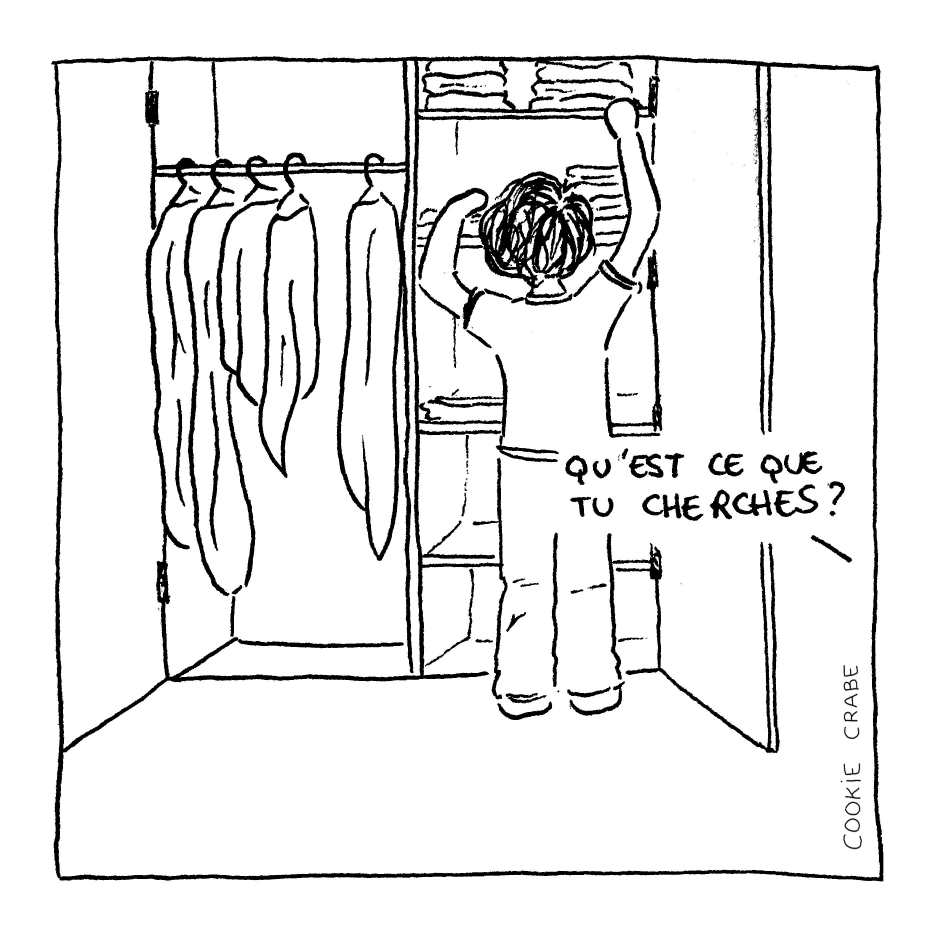
#> input picture processed/plaidpenche/1.jpg, 2800 x 2800 px (shown at 1/3 size)
$ python -i main.py   (imports and definitions only)
#> lines starting #> are read from the running program, lines starting #| are printed output that depends on the picture; long printed decimals are rounded
### imageTools.py
# à commenter
from scipy.ndimage import gaussian_filter
# load and show an image with Pillow
from PIL import Image
import numpy as np
# Open the image form working directory


def relu(x):
    """linear function between 90/255 and 1"""
    return 255/165*x-90/165


def sharpenImage(imagePIL, imageGPIL, amount=0.75, sigma=15):
    imageG = np.array(imageGPIL)/255
    image = np.array(imagePIL)/255
    blurredGImage = gaussian_filter(imageG, sigma)
    sub = imageG - blurredGImage
    sub3 = np.stack([sub, sub, sub], axis=2)*amount
    image = (image + sub3)*255
    image[image > 255] = 255
    image[image < 0] = 0
    return image


# [5 lines left out: function post_process, not called in this run]

### square_edge_detection.py
# load and show an image with Pillow
from PIL import Image
import numpy as np
from imageTools import sharpenImage

# to load the list of files
from os import listdir
from os.path import isfile, join

def isBlack(arr):
    var = int(arr[0])+int(arr[1])+int(arr[2])
    return (var<320) and arr[0]<120 and arr[1]<120 and arr[2]<120

def isWhite(arr):
    var = int(arr[0])+int(arr[1])+int(arr[2])
    return (var>500)

def transX(sX, x):
    return x*sX

def transY(sY, y):
    return y*sY

# [7 lines left out: function isCorner, not called in this run]

"""imagePIL = Image.open(imgName)
imageGPIL = imagePIL.convert('L')

# get the size of the image
width = imagePIL.size[0]
height = imagePIL.size[1]

# matrixize and sharpen the image
#image = sharpenImage(imagePIL, imageGPIL, 0.75, 15)
image = np.array(imagePIL)
# find the real dimensions
# on commence par le haut au milieu, on cherche le premier pixel noir
found = False
mid = width//2
maxI = 0
i = 100
while not found and i < height:
    if isBlack(image[i][mid]):
        j = -round(width/40)
        stop = False
        while not stop and j<round(width/40):
            foundJ = False
            varI = -round(height/50)
            while not foundJ and varI < round(height/50):
                foundJ = isBlack(image[i+varI][mid+j])
                varI += 1
            stop = not foundJ #si on a pas trouvé de noir dans le rectangle, c'est pas un trait du carré
            if foundJ:
                maxI = i
            j += 1
        if not stop:
            found = True
    i += 1

upperThreshold = maxI - 172
print('upper : '+str(maxI))

found = False
maxI = 0
i = height - 101
while not found and i > upperThreshold + 100:
    if isBlack(image[i][mid]):
        j = -round(width/40)
        stop = False
        while not stop and j<round(width/40):
            foundJ = False
            varI = -round(height/50)
            while not foundJ and varI < round(height/50):
                foundJ = isBlack(image[i+varI][mid+j])
                varI += 1
            stop = not foundJ #si on a pas trouvé de noir dans le rectangle, c'est pas un trait du carré
            if foundJ:
                maxI = i
            j += 1
        if not stop:
            found = True
    i -= 1

lowerThreshold = maxI + 172
print('lower : '+str(maxI))

found = False
mid = height//2
maxJ = 0
j = 100
while not found and j < width:
    if isBlack(image[mid][j]):
        i = -round(height/40)
        stop = False
        while not stop and i<round(height/40):
            foundI = False
            varJ = -round(width/50)
            while not foundI and varJ < round(width/50):
                foundI = isBlack(image[mid+i][j+varJ])
                varJ += 1
            stop = not foundI #si on a pas trouvé de noir dans le rectangle, c'est pas un trait du carré
            if stop:
                print('missed')
                print(mid+i)
            if foundI:
                maxJ = j
            i += 1
        if not stop:
            found = True
    j += 1

leftThreshold = maxJ - 172
print('left : '+str(maxJ))

found = False
maxJ = 0
j = width-101
while not found and j > leftThreshold + 100:
    if isBlack(image[mid][j]):
        i = -round(height/40)
        stop = False
        while not stop and i<round(height/40):
            foundI = False
            varJ = -round(width/50)
            while not foundI and varJ < round(width/50):
                foundI = isBlack(image[mid+i][j+varJ])
                varJ += 1
            stop = not foundI #si on a pas trouvé de noir dans le rectangle, c'est pas un trait du carré
            if stop:
                print('missed')
                print(mid+i)
            if foundI:
                maxJ = j
            i += 1
        if not stop:
            found = True
    j -= 1

rightThreshold = maxJ + 172
print('right : '+str(maxJ))"""

# Coin supérieur gauche
def left_top_edge(image, upperThreshold, width):
    """ runs along the cartoon strokes to find the left top edge """
    i = upperThreshold + 172
    j = width//2
    corner = False
    while not corner:
        while isBlack(image[i][j]):
            j -= 1
        up = 0
        for varI in range(1,11):
            up += int(isBlack(image[i-varI][j]))

        down = 0
        for varI in range(1,11):
            down += int(isBlack(image[i+varI][j]))

        left = 0
        for varI in range(-5,6):
            for varJ in range(1,6):
                left += int(isBlack(image[i+varI][j-varJ]))

        if left < 10:
            corner = True
        if up >= down:
            i -= up//2
        else:
            i += down//2
    print(i, j-1)
    return [i, j-1]

# Coin supérieur droit
def right_top_edge(image, upperThreshold, width):
    """ runs along the cartoon strokes to find the right top edge """
    i = upperThreshold + 172
    j = width//2
    corner = False
    while not corner:
        while isBlack(image[i][j]):
            j += 1
        up = 0
        for varI in range(1,11):
            up += int(isBlack(image[i-varI][j]))

        down = 0
        for varI in range(1,11):
            down += int(isBlack(image[i+varI][j]))

        right = 0
        for varI in range(-5,6):
            for varJ in range(1,6):
                right += int(isBlack(image[i+varI][j+varJ]))

        if right < 10:
            corner = True
        if up >= down:
            i -= up//2
        else:
            i += down//2
    print(i, j+1)
    return [i, j+1]

# Coin inférieur gauche
def left_low_edge(image, lowerThreshold, width):
    """ runs along the cartoon strokes to find the left low edge """
    i = lowerThreshold - 172
    j = width//2
    corner = False
    while not corner:
        while isBlack(image[i][j]):
            j -= 1
        up = 0
        for varI in range(1,11):
            up += int(isBlack(image[i-varI][j]))

        down = 0
        for varI in range(1,11):
            down += int(isBlack(image[i+varI][j]))

        left = 0
        for varI in range(-5,6):
            for varJ in range(1,6):
                left += int(isBlack(image[i+varI][j-varJ]))

        if left < 10:
            corner = True
        if up >= down:
            i -= up//2
        else:
            i += down//2
    print(i, j-1)
    return [i, j-1]

# Coin inférieur droit
def right_low_edge(image, lowerThreshold, width):
    """ runs along the cartoon strokes to find the right low edge """
    i = lowerThreshold - 172
    j = width//2
    corner = False
    while not corner:
        while isBlack(image[i][j]):
            j += 1
        up = 0
        for varI in range(1,11):
            up += int(isBlack(image[i-varI][j]))

        down = 0
        for varI in range(1,11):
            down += int(isBlack(image[i+varI][j]))

        right = 0
        for varI in range(-5,6):
            for varJ in range(1,6):
                right += int(isBlack(image[i+varI][j+varJ]))

        if right < 10:
            corner = True
        if up >= down:
            i -= up//2
        else:
            i += down//2
    print(i, j+1)
    return [i, j+1]


# [14 lines left out: function intersection_right, not called in this run]

### main.py
#   ***gérer quand pas assez de largeur autour de l'image***
#   améliorer l'interface graphique
#   mettre l'interface graphique dans un autre fichier
#   import tkinter as tk
#   rotation de la photo suivant plusieurs angles
#   moyenne des traits du bord, min et max, noircir le trait à fond
#   créer un exécutable
#   Baisser la signature

# load and show an image with Pillow
from PIL import Image
import numpy as np
from imageTools import sharpenImage, post_process
from square_edge_detection import left_low_edge, left_top_edge, right_low_edge, right_top_edge, intersection_right
# to load the list of files
from os import listdir
from os.path import isfile, join

#imgName = imgNameInput.get()
seriesName = 'plaidpenche'


def isBlack(arr):
    var = int(arr[0])+int(arr[1])+int(arr[2])
    return (var < 320) and arr[0] < 120 and arr[1] < 120 and arr[2] < 120


def isWhite(arr):
    var = int(arr[0])+int(arr[1])+int(arr[2])
    return (var > 500)


def transX(sX, x):
    return x*sX


def transY(sY, y):
    return y*sY


# [39 lines left out: function instaPrep, not called in this run]


def digitalizeImage(imgName, ROTATION=True):
#> called with imgName = 'processed/plaidpenche/1.jpg', ROTATION = True
    if ROTATION:
        print('Tentative de rotation')
    # Open the image form working directory
    imagePIL = Image.open(imgName)
#> imagePIL is the input picture: PIL image 2800x2800 RGB; mean R, G, B 232.7, 232.8, 232.8
    imageGPIL = imagePIL.convert('L')

    # get the size of the image
    width = imagePIL.size[0]
    height = imagePIL.size[1]

    # matrixize and sharpen the image
    image = sharpenImage(imagePIL, imageGPIL, 0.75, 15)
#> in sharpenImage, `blurredGImage = gaussian_filter(imageG, sigma)`:
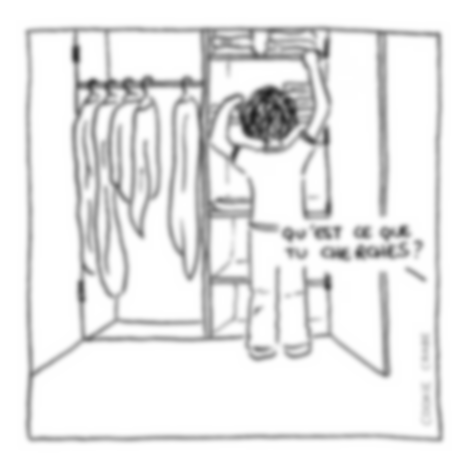
#> blurredGImage: shape (2800, 2800) float64 (shown at 1/6 size); min 0.133, max 1, mean 0.913
#> in sharpenImage, `sub = imageG - blurredGImage`:
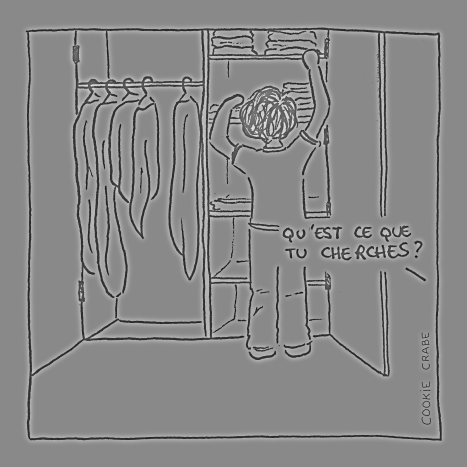
#> sub: shape (2800, 2800) float64 (shown at 1/6 size); min -0.995, max 0.856, mean -2.75e-16; drawn with min black and max white
#> in sharpenImage, `image = (image + sub3)*255`:
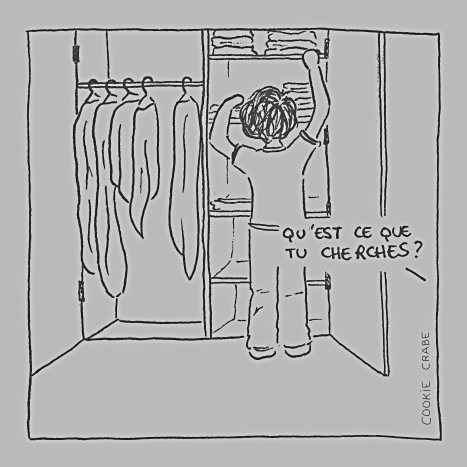
#> image: shape (2800, 2800, 3) float64 (shown at 1/6 size); mean R, G, B 232.7, 232.8, 232.8; drawn with min black and max white
#> in sharpenImage, `image[image > 255] = 255`:
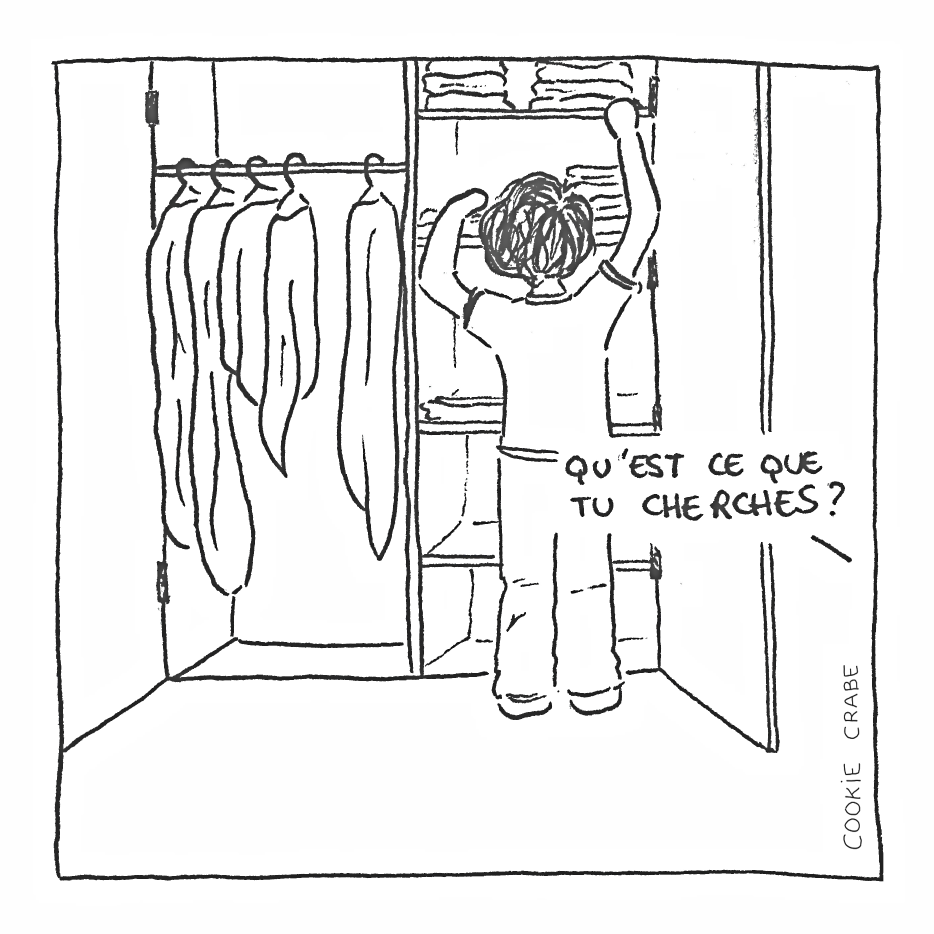
#> image: shape (2800, 2800, 3) float64 (shown at 1/3 size); mean R, G, B 222.7, 222.7, 222.7; drawn with min black and max white

    # find the square
    # on commence par le haut au milieu, on cherche le premier pixel noir
    found = False
    mid = width//2
    maxI = 0
    i = 100
    while not found and i < height:
        if isBlack(image[i][mid]):
            j = -round(width/40)
            stop = False
            while not stop and j < round(width/40):
                foundJ = False
                varI = -round(height/50)
                while not foundJ and varI < round(height/50):
                    foundJ = isBlack(image[i+varI][mid+j])
                    varI += 1
                # si on a pas trouvé de noir dans le rectangle, c'est pas un trait du carré
                stop = not foundJ
                if foundJ:
                    maxI = i
                j += 1
            if not stop:
                found = True
        i += 1
#> this loop made 71 passes
#> found on pass 71: True
#> after the loop, i = 171

    upperThreshold = maxI - 172

    found = False
    maxI = 0
    i = height - 101
    while not found and i > upperThreshold + 100:
        if isBlack(image[i][mid]):
            j = -round(width/40)
            stop = False
            while not stop and j < round(width/40):
                foundJ = False
                varI = -round(height/50)
                while not foundJ and varI < round(height/50):
                    foundJ = isBlack(image[i+varI][mid+j])
                    varI += 1
                # si on a pas trouvé de noir dans le rectangle, c'est pas un trait du carré
                stop = not foundJ
                if foundJ:
                    maxI = i
                j += 1
            if not stop:
                found = True
        i -= 1
#> this loop made 71 passes
#> after the loop, i = 2628
    lowerThreshold = maxI + 172

    found = False
    mid = height//2
    maxJ = 0
    j = 100
    while not found and j < width:
        if isBlack(image[mid][j]):
            i = -round(height/40)
            stop = False
            while not stop and i < round(height/40):
                foundI = False
                varJ = -round(width/50)
                while not foundI and varJ < round(width/50):
                    foundI = isBlack(image[mid+i][j+varJ])
                    varJ += 1
                # si on a pas trouvé de noir dans le rectangle, c'est pas un trait du carré
                stop = not foundI
                if stop:
                    print('missed')
                    print(mid+i)
                if foundI:
                    maxJ = j
                i += 1
            if not stop:
                found = True
        j += 1
#> this loop made 76 passes
#> after the loop, j = 176
    leftThreshold = maxJ - 172

    found = False
    maxJ = 0
    j = width-101
    while not found and j > leftThreshold + 100:
        if isBlack(image[mid][j]):
            i = -round(height/40)
            stop = False
            while not stop and i < round(height/40):
                foundI = False
                varJ = -round(width/50)
                while not foundI and varJ < round(width/50):
                    foundI = isBlack(image[mid+i][j+varJ])
                    varJ += 1
                # si on a pas trouvé de noir dans le rectangle, c'est pas un trait du carré
                stop = not foundI
                if stop:
                    print('missed')
                    print(mid+i)
                if foundI:
                    maxJ = j
                i += 1
            if not stop:
                found = True
        j -= 1
#> this loop made 72 passes
#> after the loop, j = 2627
    rightThreshold = maxJ + 172

    # Find the edges
    leftTopEdge = left_top_edge(image, upperThreshold, width)
#> the loop in left_top_edge, `while not corner:` made 4 passes
#> i on passes 1 to 2: 175, 180
#| 186 154
    rightTopEdge = right_top_edge(image, upperThreshold, width)
#| 209 2639
    rightLowerEdge = right_low_edge(image, lowerThreshold, width)
#| 2635 2651
    leftLowerEdge = left_low_edge(image, lowerThreshold, width)
#| 2625 171

    upper_length = ((leftTopEdge[0]-rightTopEdge[0])
                    ** 2+(leftTopEdge[1]-rightTopEdge[1])**2)**(1/2)
    lower_length = ((leftLowerEdge[0]-rightLowerEdge[0])
                    ** 2+(leftLowerEdge[1]-rightLowerEdge[1])**2)**(1/2)
    left_length = ((leftTopEdge[0]-leftLowerEdge[0])
                   ** 2+(leftTopEdge[1]-leftLowerEdge[1])**2)**(1/2)
    right_length = ((rightLowerEdge[0]-rightTopEdge[0])
                    ** 2+(rightLowerEdge[1]-rightTopEdge[1])**2)**(1/2)

    print('longueur côté haut : '+str(upper_length)+' pixels')
#| longueur côté haut : 2485.106 pixels
    print('longueur côté bas : '+str(lower_length)+' pixels')
#| longueur côté bas : 2480.020 pixels
    print('longueur côté gauche : '+str(left_length)+' pixels')
#| longueur côté gauche : 2439.059 pixels
    print('longueur côté droite : '+str(right_length)+' pixels')
#| longueur côté droite : 2426.030 pixels

    # Rotation
    # On considère la droite passant par les deux coins droits et on cherche son intersection avec l'horizontale passant par le coin en bas à gauche
    if ROTATION:
        # Right Lower Edge Angle
        i_A = leftLowerEdge[0]
        i_C = rightTopEdge[0]
        i_D = rightLowerEdge[0]
        j_A = leftLowerEdge[1]
        j_C = rightTopEdge[1]
        j_D = rightLowerEdge[1]
        is_C = -i_C + i_A
        is_D = -i_D + i_A
        jp_C = j_C - j_A
        jp_D = j_D - j_A

        a = (is_C-is_D)/(jp_C-jp_D)
        b = is_D-jp_D*a

        right_intersection = [i_A, j_A-b/a]
        rightLowEdge_dist = ((right_intersection[0]-rightLowerEdge[0])**2 + (
            right_intersection[1]-rightLowerEdge[1])**2)**(1/2)
        print(i_A, i_D)
#| 2625 2635
        angleRLE = np.arctan(rightLowEdge_dist/lower_length)*180/np.pi
        if i_A < i_D:  # negative angle
            angleRLE *= -1

        print('Lower angle: ' + str(angleRLE))
#| Lower angle: -0.231

        # Left Top Edge Angle

        i_A = rightTopEdge[0]

        i_C = leftLowerEdge[0]
        i_D = leftTopEdge[0]
        j_A = rightTopEdge[1]
        j_C = leftLowerEdge[1]
        j_D = leftTopEdge[1]
        ip_C = i_C - i_A
        ip_D = i_D - i_A
        jp_C = -j_C + j_A
        jp_D = -j_D + j_A

        a = (ip_C-ip_D)/(jp_C-jp_D)
        b = ip_D-jp_D*a

        left_intersection = [i_A, j_A+b/a]
        # print(left_intersection)
        leftTopEdge_dist = ((left_intersection[0]-leftTopEdge[0])**2 + (
            left_intersection[1]-leftTopEdge[1])**2)**(1/2)

        print(i_A, i_D)
#| 209 186
        angleLTE = np.arctan(leftTopEdge_dist/upper_length)*180/np.pi
        if i_A > i_D:  # negative angle
            angleLTE *= -1

        print('upper angle: '+str(angleLTE))
#| upper angle: -0.5303

        # Left Lower Edge Angle
        i_A = leftTopEdge[0]
        i_C = rightLowerEdge[0]
        i_D = leftLowerEdge[0]
        j_A = leftTopEdge[1]
        j_C = rightLowerEdge[1]
        j_D = leftLowerEdge[1]
        ip_C = j_C - j_A
        ip_D = j_D - j_A
        jp_C = i_C - i_A
        jp_D = i_D - i_A

        a = (ip_C-ip_D)/(jp_C-jp_D)
        b = ip_D-jp_D*a

        left_intersection = [i_A-b/a, j_A]
        # print(left_intersection)
        leftTopEdge_dist = ((left_intersection[0]-leftLowerEdge[0])**2 + (
            left_intersection[1]-leftLowerEdge[1])**2)**(1/2)
        angleLLE = np.arctan(leftTopEdge_dist/left_length)*180/np.pi
        if j_A > j_D:  # negative angle
            angleLLE *= -1

        print('left angle: '+str(angleLLE))
#| left angle: 0.3993

        # Right Lower Edge Angle
        i_A = rightLowerEdge[0]
        i_C = leftTopEdge[0]
        i_D = rightTopEdge[0]
        j_A = rightLowerEdge[1]
        j_C = leftTopEdge[1]
        j_D = rightTopEdge[1]
        ip_C = -j_C + j_A
        ip_D = -j_D + j_A
        jp_C = -i_C + i_A
        jp_D = -i_D + i_A

        a = (ip_C-ip_D)/(jp_C-jp_D)
        b = ip_D-jp_D*a

        right_intersection = [i_A+b/a, j_A]
        # print(right_intersection)
        rightLowerEdge_dist = ((right_intersection[0]-rightTopEdge[0])**2 + (
            right_intersection[1]-rightTopEdge[1])**2)**(1/2)
        angleRTE = np.arctan(rightLowerEdge_dist/left_length)*180/np.pi
        if j_A < j_D:  # negative angle
            angleRTE *= -1

        print('right angle: '+str(angleRTE))
#| right angle: 0.2819

    else:
        angleRLE = 0
        angleLTE = 0
        angleLLE = 0
        angleRTE = 0

    # Looking for absurd values

    angles = [angleLLE, angleLTE, angleRLE, angleRTE]
    meanLLE = angleLTE/3 + angleRLE/3 + angleRTE/3
    meanLTE = angleLLE/3 + angleRLE/3 + angleRTE/3
    meanRLE = angleLLE/3 + angleLTE/3 + angleRTE/3
    meanRTE = angleLLE/3 + angleLTE/3 + angleRLE/3

    if (abs(abs(angleLLE)) > 2*abs(meanLLE)) or (abs(angleLLE) < 1/2*abs(meanLLE)):
        angles.pop(0)
    if (abs(abs(angleLTE)) > 2*abs(meanLTE)) or (abs(angleLTE) < 1/2*abs(meanLTE)):
        angles.pop(1)
    if (abs(abs(angleRLE)) > 2*abs(meanRLE)) or (abs(angleRLE) < 1/2*abs(meanRLE)):
        angles.pop(-2)
    if (abs(abs(angleRTE)) > 2*abs(meanRTE)) or (abs(angleRTE) < 1/2*abs(meanRTE)):
        angles.pop(-1)

    # Crop and sharpen the image
    box = (leftThreshold, upperThreshold, rightThreshold,
           lowerThreshold)  # left upper right lower
    white = (255,255,255)
#> (the run stopped early here; a loop or call above may not have finished)
